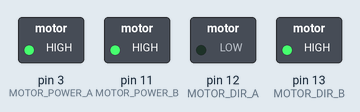
A sketch run on a simulated Arduino Uno, built with avr-gcc and run on an emulated ATmega328P. Shown: switched loads named in the sketch (green lamp = pin HIGH). At 51.6 s the program stops and its outputs stay as they are.

Above: at 0.1 s.
At 37.4 s:
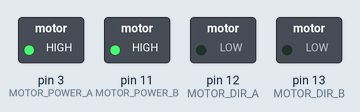
Timing chart, 0 to 40.0 s (numbered marks = the images above):
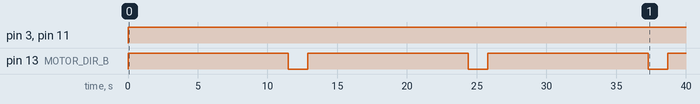

Measured:
- by itself, pin 3 (MOTOR_POWER_A), pin 11 (MOTOR_POWER_B): LOW → HIGH at 0.00 s
- by itself, pin 13 (MOTOR_DIR_B): alternates HIGH for 11.5 s and LOW for 1.4 s

The sketch:

partA-rover-around-the-table.ino
```cpp
/*
SMCS 2029 | Grade 10 | Foundations of Technology A
Rover Around the Table Challenge

Block X | Group 2
Group Members: Mayukh Dantuluri, Rowel Mondal, Jiya Rao

Last Edited on 2026-09-09, 18:00 UTC-4
*/

// Pin constants
const int MOTOR_POWER_A = 3;
const int MOTOR_POWER_B = 11;
const int MOTOR_DIR_A = 12;
const int MOTOR_DIR_B = 13;

void setup() {
  pinMode(MOTOR_POWER_A, OUTPUT);
  pinMode(MOTOR_POWER_B, OUTPUT);
  pinMode(MOTOR_DIR_A, OUTPUT);
  pinMode(MOTOR_DIR_B, OUTPUT);

}

// Loops to perform rover functions repeatedly
void loop() {
 for (int i = 0; i < 4; i++) {
  // Going straight
  digitalWrite(MOTOR_POWER_A, HIGH);
  digitalWrite(MOTOR_POWER_B, HIGH);
  digitalWrite(MOTOR_DIR_A, LOW);
  digitalWrite(MOTOR_DIR_B, HIGH);
  delay(11500);

  // Turning left
  digitalWrite(MOTOR_POWER_A, HIGH);
  digitalWrite(MOTOR_POWER_B, HIGH);
  digitalWrite(MOTOR_DIR_A, LOW); // A forward
  digitalWrite(MOTOR_DIR_B, LOW); // B reverse
  delay(1400);
  }

  digitalWrite(MOTOR_POWER_A, LOW);
  digitalWrite(MOTOR_POWER_B, LOW);
  while (true); // stop after 4 runs
}
```
